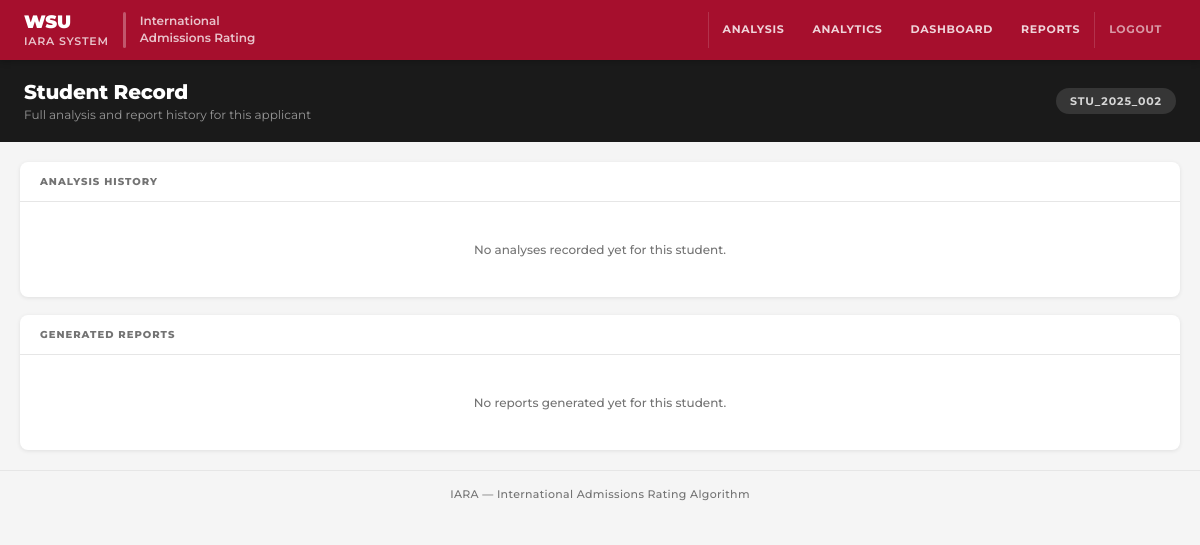
/student/STU_2025_002 (signed in), run on an earlier commit of the app's database.
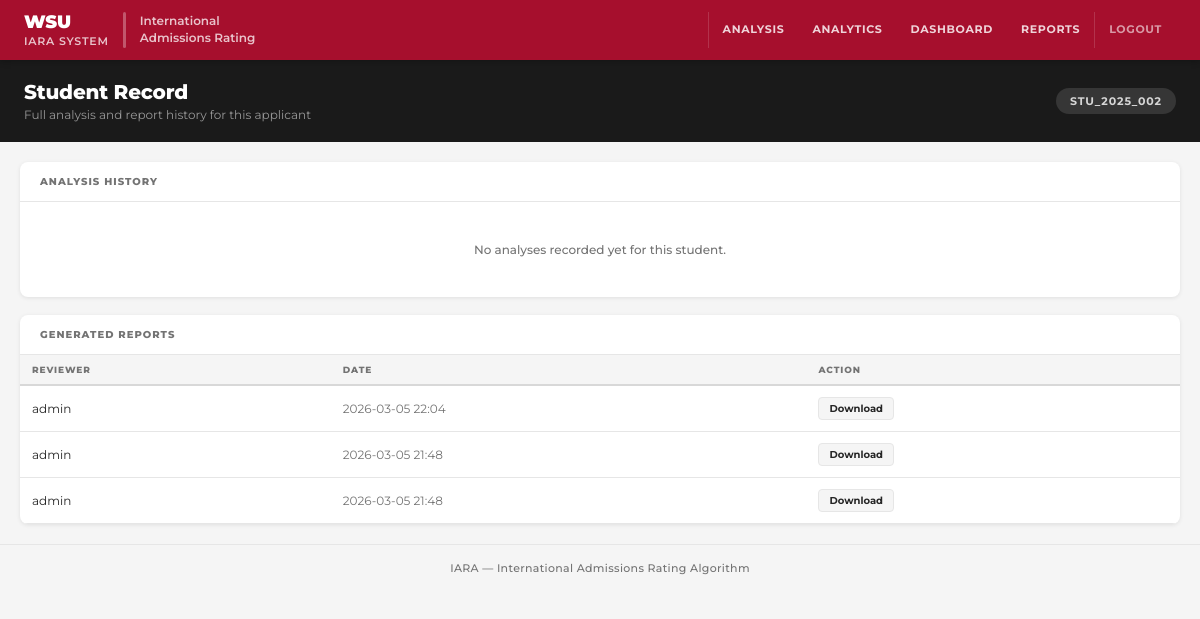
And on a later commit of the database.
### tables this page shows
CREATE TABLE reports (
                    id INTEGER PRIMARY KEY AUTOINCREMENT,
                    analysis_id INTEGER,
                    student_id TEXT,
                    reviewed_by INTEGER,
                    reviewed_at TEXT DEFAULT CURRENT_TIMESTAMP,
                    pdf_blob BLOB,
                    file_size INTEGER
                );

CREATE TABLE users (
                    id INTEGER PRIMARY KEY AUTOINCREMENT,
                    username TEXT UNIQUE NOT NULL,
                    password_hash TEXT NOT NULL,
                    salt TEXT NOT NULL,
                    full_name TEXT,
                    email TEXT,
                    role TEXT DEFAULT 'reviewer',
                    is_active INTEGER DEFAULT 1,
                    created_at TEXT DEFAULT CURRENT_TIMESTAMP,
                    last_login TEXT
                );

### app.py (the view)
@app.route('/student/<student_id>')
def student_detail(student_id):
    redirect_response = require_login()
    if redirect_response:
        return redirect_response
    db = get_db()
    analyses = db.get_student_analyses(student_id) if hasattr(db, 'get_student_analyses') else []
    reports  = db.get_student_reports(student_id)  if hasattr(db, 'get_student_reports')  else []
    return render_template('student_detail.html',
                           username=session.get('full_name'),
                           student_id=student_id,
                           analyses=analyses,
                           reports=reports)

### app.py (called while the page is built)
def require_login():
    if 'user_id' not in session:
        return redirect(url_for('login'))
    return None

### db/database.py (called while the page is built)
def get_db() -> Database:
    global _db_instance
    if _db_instance is None:
        _db_instance = Database()
    return _db_instance

    def _get_connection(self):
        conn = sqlite3.connect(
            self.db_path,
            timeout=10,
            check_same_thread=False
        )
        conn.row_factory = sqlite3.Row
        conn.execute("PRAGMA journal_mode=WAL;")
        return conn

    def get_student_analyses(self, student_id: str) -> List[Dict]:
        with self._get_connection() as conn:
            cursor = conn.cursor()
            cursor.execute("""
                SELECT * FROM analysis_records
                WHERE student_id = ?
                ORDER BY analyzed_at DESC
            """, (student_id,))
            return [dict(row) for row in cursor.fetchall()]

### templates/student_detail.html (shortened to what this page needs)
<!DOCTYPE html>
<html lang="en">
<head>
  <link rel="stylesheet" href="https://cdn-web-wsu.s3-us-west-2.amazonaws.com/designsystem/1.x/build/dist/wsu-design-system.bundle.dist.css">
</head>
<body>
<header class="site-header">
  <a class="site-brand" href="/">
    <div><div class="brand-wsu">WSU</div><div class="brand-app">IARA System</div></div>
    <div class="brand-rule"></div>
    <div style="font-size:12px;font-weight:600;color:rgba(255,255,255,.75);line-height:1.4;">International<br>Admissions Rating</div>
  </a>
  <nav class="site-nav">
    <a href="/">Analysis</a><a href="/analytics">Analytics</a><a href="/dashboard">Dashboard</a>
    <a href="/reports">Reports</a>
    <div class="nav-div"></div><a href="/logout" style="opacity:.7">Logout</a>
  </nav>
</header>
<div class="page-hero">
  <div class="hero-text">
    <h1>Student Record</h1>
    <p>Full analysis and report history for this applicant</p>
  </div>
  <div class="hero-id">{{ student_id }}</div>
</div>
<main class="page-body">
  <div class="card">
    <div class="card-head"><h2>Analysis History</h2></div>
    {% if analyses %}
    <table class="data-table">
      <thead><tr><th>Date</th><th>Final Score</th></tr></thead>
      <tbody>
        {% for a in analyses %}
        <tr>
          <td style="color:var(--gm);">{{ a.analyzed_at[:16] if a.analyzed_at else '—' }}</td>
          <td><strong>{{ "%.2f"|format(a.final_score) if a.final_score else '—' }}</strong></td>
        </tr>
        {% endfor %}
      </tbody>
    </table>
    {% else %}
    <p class="empty-msg">No analyses recorded yet for this student.</p>
    {% endif %}
  </div>
  <div class="card">
    <div class="card-head"><h2>Generated Reports</h2></div>
    {% if reports %}
    <table class="data-table">
      <thead><tr><th>Reviewer</th><th>Date</th><th>Action</th></tr></thead>
      <tbody>
        {% for r in reports %}
        <tr>
          <td>{{ r.reviewer or '—' }}</td>
          <td style="color:var(--gm);">{{ r.reviewed_at[:16] if r.reviewed_at else '—' }}</td>
          <td><a href="/api/report/{{ r.id }}/download" class="dl-btn">Download</a></td>
        </tr>
        {% endfor %}
      </tbody>
    </table>
    {% else %}
    <p class="empty-msg">No reports generated yet for this student.</p>
    {% endif %}
  </div>
</main>
<footer class="site-footer">IARA — International Admissions Rating Algorithm </footer>
</body>
</html>

What changed in the data, as far as the page shows it:
added reports: username "admin", reviewed_at "2026-03-05 22:04"
added reports: username "admin", reviewed_at "2026-03-05 21:48"
added reports: username "admin", reviewed_at "2026-03-05 21:48"
Also different on the page:
text no longer shown: "No reports generated yet for this student."
text now shown: "REVIEWER DATE ACTION"
